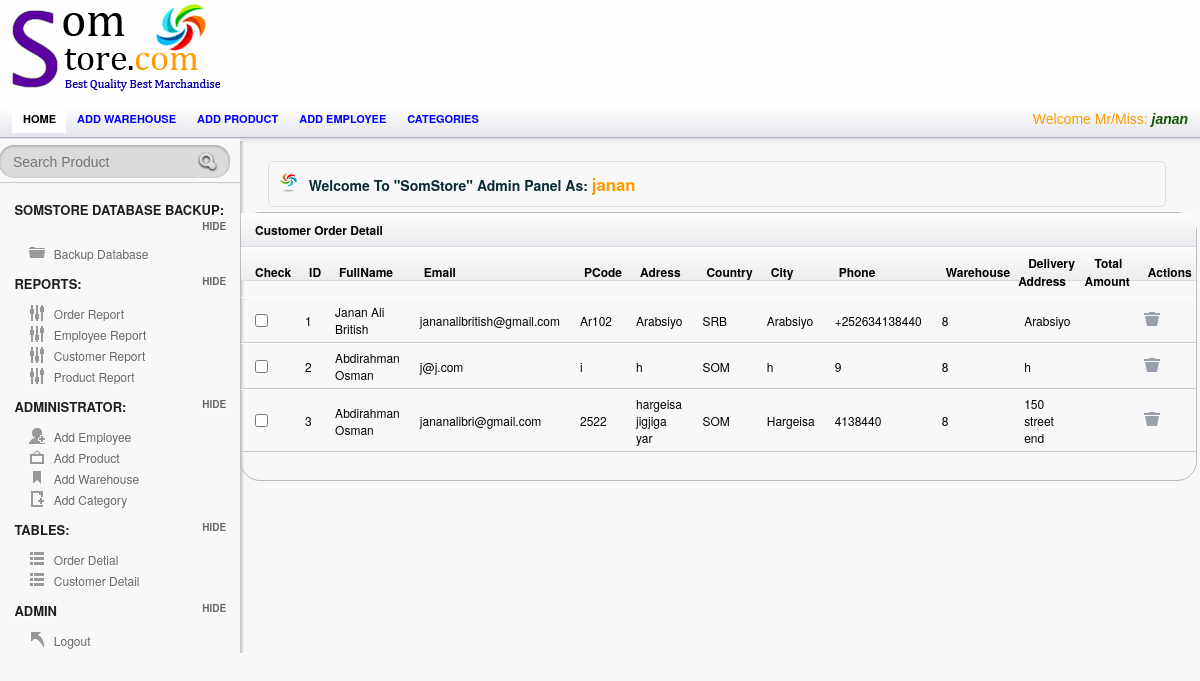
The page /Admin/order.php (signed in) on the database as committed earlier.
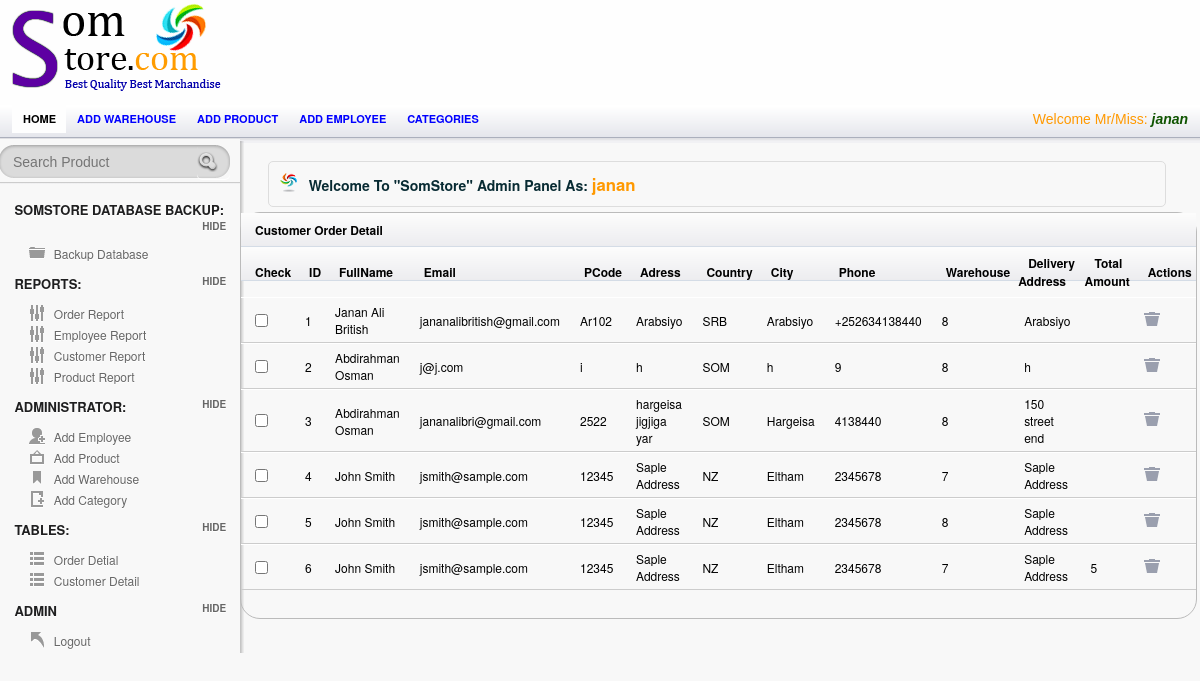
The same page on the database as committed later.
### tables this page shows
CREATE TABLE `employee` (
  `Employee_ID` int(95) NOT NULL AUTO_INCREMENT,
  `Employee_Name` varchar(25) NOT NULL,
  `Username` varchar(25) NOT NULL,
  `Password` varchar(25) NOT NULL,
  `Picture` varchar(255) NOT NULL,
  PRIMARY KEY (`Employee_ID`)
);

CREATE TABLE `payment` (
  `order_ID` int(255) NOT NULL AUTO_INCREMENT,
  `Full_Name` varchar(25) NOT NULL,
  `Email` varchar(55) NOT NULL,
  `Postal_Code` varchar(55) NOT NULL,
  `Address` varchar(55) NOT NULL,
  `Country` varchar(55) NOT NULL,
  `City` varchar(55) NOT NULL,
  `Phone` varchar(55) NOT NULL,
  `Warehouse_ID` int(255) NOT NULL,
  `Dilivery_Address` varchar(75) NOT NULL,
  `Total_Amount` varchar(55) NOT NULL,
  PRIMARY KEY (`order_ID`),
  KEY `Warehouse_ID` (`Warehouse_ID`),
  CONSTRAINT `payment_ibfk_1` FOREIGN KEY (`Warehouse_ID`) REFERENCES `warehouse` (`Warehouse_ID`)
);

### session.php (called while the page is built, shortened)
<?php
include('config.php');
$check=$_SESSION['login_username'];
$session=mysqli_query($mysqli, "select Username from employee where Username='$check' ");
$row=mysqli_fetch_array($session);
$login_session=$row['Username'];
?>

### Admin/order.php (the view, shortened to what this page needs)
<?php
 include("../config.php");
include("../session.php");
 ?>
<!doctype html>
<html lang="en">
<head>
	<link rel="stylesheet" href="css/layout.css" type="text/css" media="screen" />
</head>
<body>
<div id="container">
	   <div id="header">
		<div id="logo-banner">
				<div id="logo">
					<a href="index.php"><img src="images/logo.png" alt="" /></a>
				</div>
				<div id="banner">
				</div>
		</div>
		</div>
<div id="content-wrap">
	<section id="secondary_bar">
             <nav>
                <ul>
                    <li class="selected"><a href="index.php">Home</a></li>
                    <li><a href="add_warehouse.php">Add warehouse</a></li>
                    <li><a href="add_product.php">Add product</a></li>
                    <li><a href="Employee.php">Add employee</a></li>
                    <li><a href="add_category.php">Categories</a></li>
                    <li class="logout"> <span class="check"> <?php echo "Welcome Mr/Miss:   ". "<font color='##fa5400'><i><b>".$login_session."</b></i></font>" ;?> </span></li>
                </ul>
            </nav>
	</section>
<aside id="sidebar" class="column">
				<div id="search">
					<form action="searchprod.php" method="post" accept-charset="utf-8">
						<input type="text"  title="Search..." class="blink field"  placeholder="Search Product"   name='search' size=60 maxlength=100 />
						<input class="search-button" type="submit" value="Submit" />
						<div class="cl">&nbsp;</div>
					</form>
				</div>
		<hr/>
		<h3> SomStore Database Backup:</h3>
		<ul class="toggle">
		    <li class="icn_folder"><a href="Backup.php">Backup Database</a></li>
		</ul>
		<h3>Reports:</h3>
		<ul class="toggle">
		    <li class="icn_settings"><a href="OrderReports.php">Order Report</a></li>
			<li class="icn_settings"><a href="EmployeeReport.php">Employee Report</a></li>
			<li class="icn_settings"><a href="CustomerReport.php">Customer Report</a></li>
			<li class="icn_settings"><a href="ProductReport.php"> Product Report</a></li>
		</ul>
		<h3>Administrator:</h3>
		<ul class="toggle">
		    <li class="icn_add_user"><a href="Employee.php">Add Employee</a></li>
			<li class="icn_photo"><a href="add_product.php">Add Product</a></li>
			<li class="icn_tags"><a href="add_warehouse.php">Add Warehouse</a></li>
			<li class="icn_new_article"><a href="add_category.php">Add Category</a></li>
		</ul>
        <h3>Tables:</h3>
		<ul class="toggle">
		    <li class="icn_categories"><a href="order.php">Order Detial</a></li>
     		<li class="icn_categories"><a href="customerTable.php">Customer Detail</a></li>
		</ul>
		<h3>Admin</h3>
		<ul class="toggle">
			<li class="icn_jump_back"><a href="../logout.php">Logout</a></li>
		</ul>
	</aside>
	<section id="main" class="column">
		<h4 class="alert_info">Welcome To <strong>"SomStore"</strong> Admin Panel As: <?php echo "  ". "<font color='#f90'><big><b>".$login_session."</b></big></font>" ;?>  </h4>
		<?php
$result = mysqli_query($mysqli,"SELECT * FROM payment");
?>
      			<div id="tab2" class="tab_content">
  <table class="tablesorter" cellspacing="0">
      <thead>
			<thead><th colspan="15"> Customer Order Detail </th></thead>
		<thead>
   		    <th>Check</th>
			<th> ID</th>
    	      <th> FullName</th>
              <th> Email</th>
    		<th>PCode</th>
		    <th>Adress</th>
             <th>Country</th>
             <th>City</th>
              <th>Phone</th>
			  <th>Warehouse</th>
			  <th>Delivery Address</th>
			  <th>Total Amount</th>
			  <th>Actions</th>
		</thead>
		<tbody>
<?php while($row = mysqli_fetch_array($result))
  {?>
    <tr>
    <td><input type="checkbox"></td>
    <td><?Php echo $row['order_ID']; ?></td>
    <td><?php echo $row['Full_Name']; ?></td>
   <td><?php echo $row['Email']; ?></td>
	<td><?php echo $row['Postal_Code']; ?></td>
	<td><?php echo $row['Address']; ?></td>
	<td><?php echo $row['Country']; ?></td>
	<td><?php echo $row['City']; ?></td>
	<td><?php echo $row['Phone']; ?></td>
	<td><?php echo $row['Warehouse_ID']; ?></td>
	<td><?php echo $row['Dilivery_Address']; ?></td>
	<td><?php echo $row['Total_Amount']; ?></td>
    <td> <a href="PaymentDelete.php?delete=<?php echo $row['order_ID']; ?>" onClick="del(this);" title="Delete" ><input type="image" src="images/icn_trash.png" title="Trash">  </a></td>
    </tr
  <?php }mysqli_close($mysqli);?>
</table>
			</div>
		<div class="spacer"></div>
	</section>
       </div>
</div>
</body>
</html>

Rows that differ between the two databases and show on the page:
added payment: order_ID "4", Full_Name "John Smith", Email "jsmith@sample.com", Postal_Code "12345", Address "Saple Address", Country "NZ", City "Eltham", Phone "2345678", Warehouse_ID "7", Dilivery_Address "Saple Address"
added payment: order_ID "5", Full_Name "John Smith", Email "jsmith@sample.com", Postal_Code "12345", Address "Saple Address", Country "NZ", City "Eltham", Phone "2345678", Warehouse_ID "8", Dilivery_Address "Saple Address"
added payment: order_ID "6", Full_Name "John Smith", Email "jsmith@sample.com", Postal_Code "12345", Address "Saple Address", Country "NZ", City "Eltham", Phone "2345678", Warehouse_ID "7", Dilivery_Address "Saple Address", Total_Amount "5"
